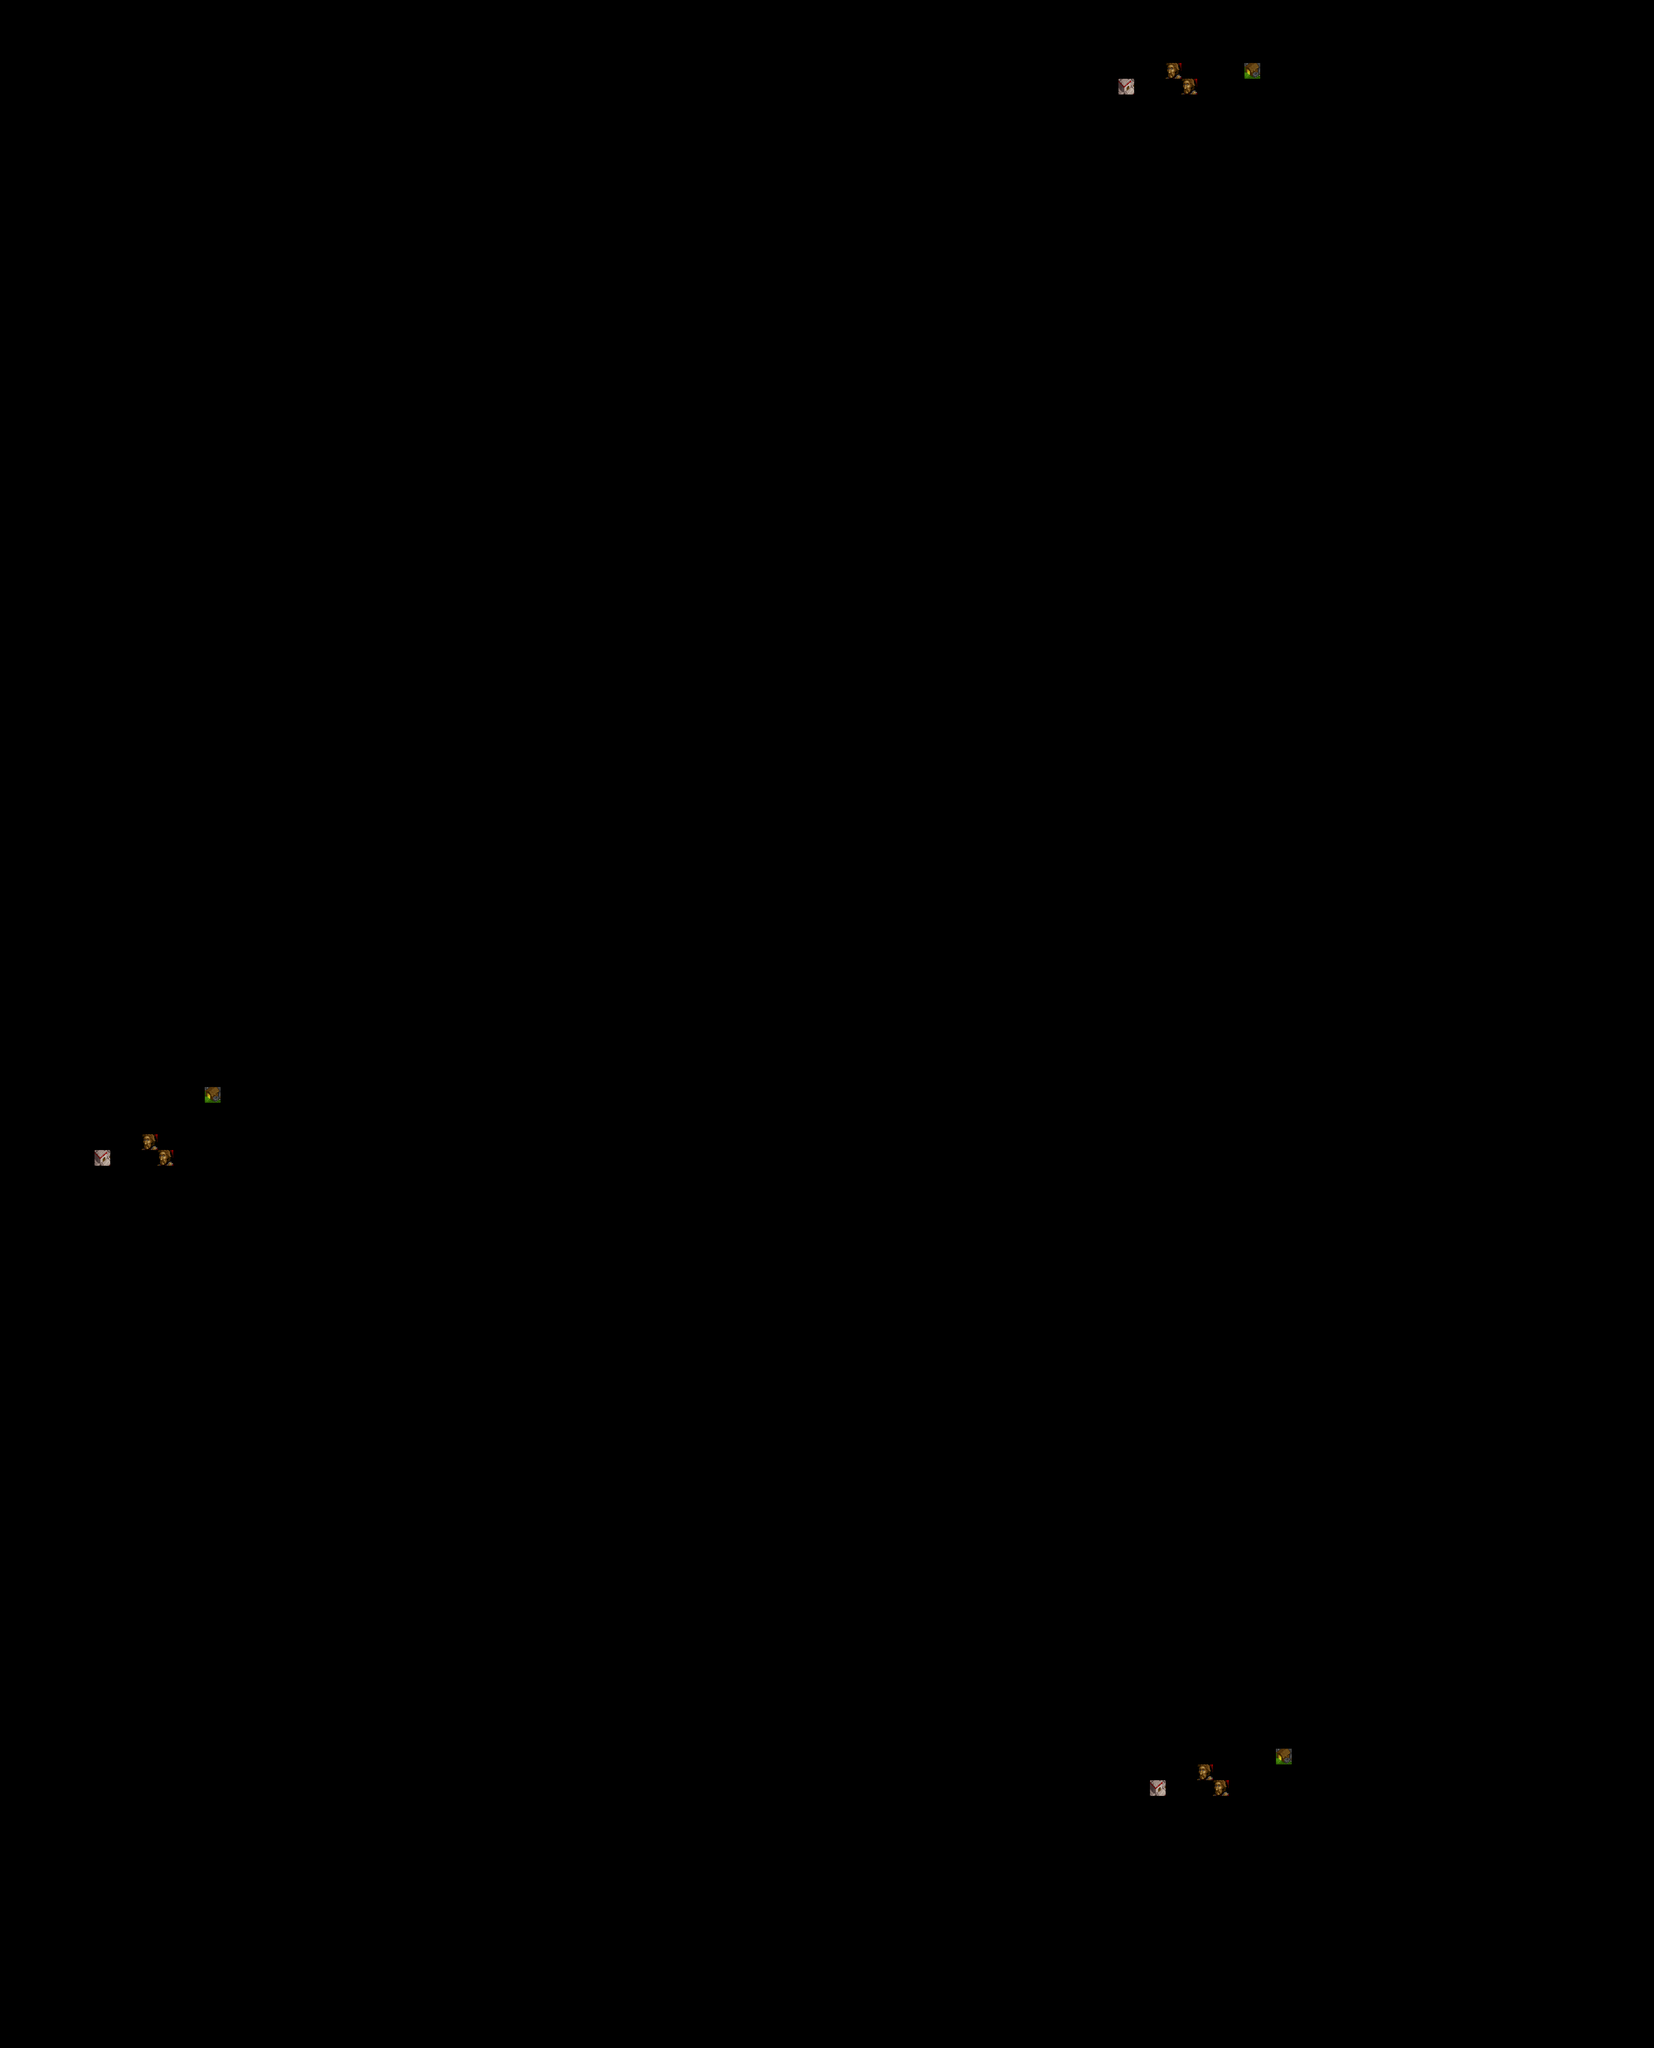

This game map was drawn from its Tiled (.tmx) file and the tilesets committed beside it. A one-line description and the trimmed map source follow:
An orthogonal 105x130 tile map with 32x32 px tiles, 4 tile layers (group 1, group 2, group 3, environment), 1 hidden layer not drawn, 3 tilesets and 3 objects.

<map version="1.10" tiledversion="1.12.2" orientation="orthogonal" renderorder="right-down" width="105" height="130" tilewidth="32" tileheight="32" infinite="0" nextlayerid="24" nextobjectid="25">
 <editorsettings>
  <export target="MappaWarcraftTest.tmx" format="tmx" />
 </editorsettings>
 <properties>
  <property name="default_race_player" type="int" value="0" />
  <property name="default_resources_player" type="int" value="1" />
  <property name="default_start_unit_player" type="int" value="1" />
  <property name="max_players" type="int" value="3" />
 </properties>
 <tileset firstgid="1" source="Wasteland.tsx" />
 <tileset firstgid="381" source="logic.tsx" />
 <tileset firstgid="411" source="entities_tileset.tsx" />
 <layer id="14" name="ground" width="105" height="130" visible="0">
  <properties>
   <property name="Draw" type="bool" value="true" />
  </properties>
  <data>[13650 cells, 13650 non-empty, 243 distinct tile ids]</data>
 </layer>
 <layer id="17" name="group 1" width="105" height="130">
  <data>[13650 cells, 3 non-empty, 2 distinct tile ids]</data>
 </layer>
 <layer id="19" name="group 2" width="105" height="130">
  <data>[13650 cells, 3 non-empty, 2 distinct tile ids]</data>
 </layer>
 <layer id="20" name="group 3" width="105" height="130">
  <data>[13650 cells, 3 non-empty, 2 distinct tile ids]</data>
 </layer>
 <layer id="23" name="environment" width="105" height="130">
  <data>[13650 cells, 3 non-empty, 1 distinct tile ids]</data>
 </layer>
 <objectgroup id="22" name="spawn point">
  <object id="22" x="256" y="2400">
   <properties>
    <property name="slot_id" type="int" value="1" />
   </properties>
   <point />
  </object>
  <object id="23" x="2400" y="3680">
   <properties>
    <property name="slot_id" type="int" value="2" />
   </properties>
   <point />
  </object>
  <object id="24" x="2336" y="224">
   <properties>
    <property name="slot_id" type="int" value="3" />
   </properties>
   <point />
  </object>
 </objectgroup>
</map>
